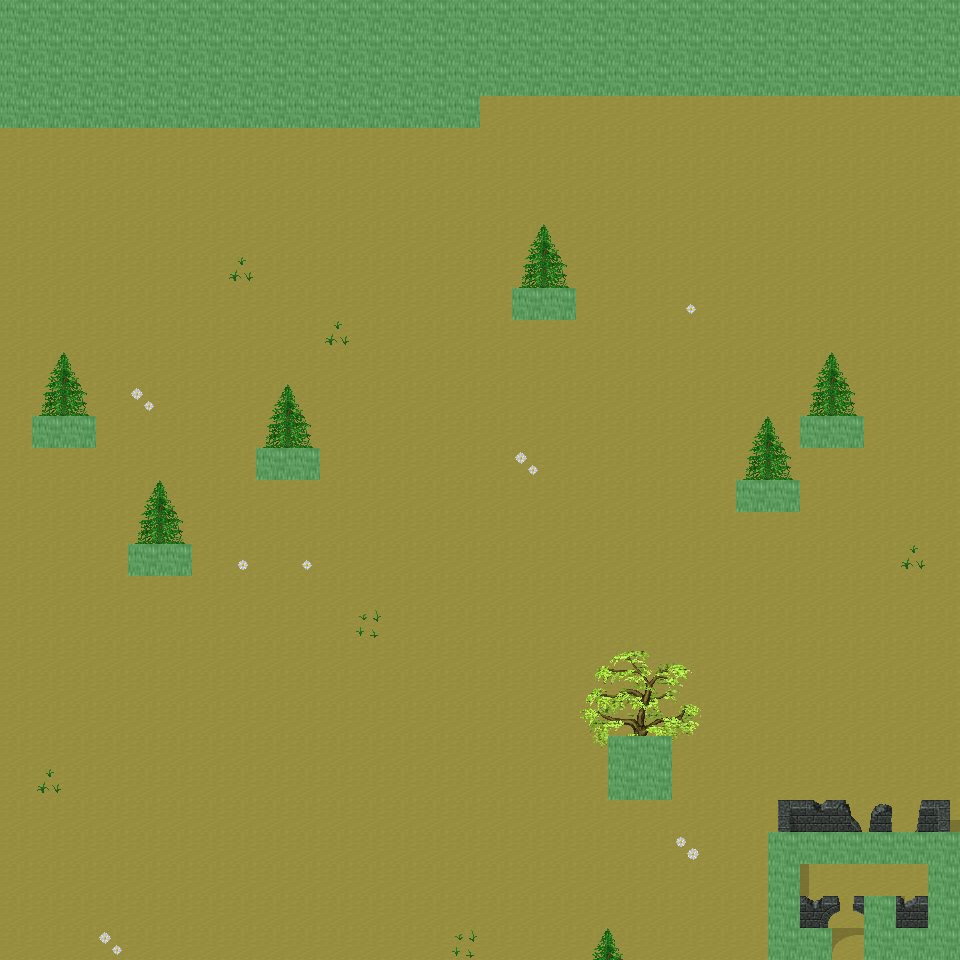

The image is a tile-based game level rendered from a .tmx file. Its description and source (layers, tilesets, objects; grid data summarised) follow:
An orthogonal 30x30 tile map with 32x32 px tiles, 6 tile layers (Ground, Object, Object2, Above, ...), 26 tilesets and 4 objects (4x mapExit).

<map version="1.0" orientation="orthogonal" renderorder="right-down" width="30" height="30" tilewidth="32" tileheight="32" nextobjectid="5">
  <tileset firstgid="1" name="tileset_ground_ground" tilewidth="32" tileheight="32" tilecount="33" columns="3">
    <image source="../drawable/tileset_ground_ground.png" width="96" height="352" />
  </tileset>
  <tileset firstgid="34" name="tileset_building_castle" tilewidth="32" tileheight="32" tilecount="320" columns="20">
    <image source="../drawable/tileset_building_castle.png" width="640" height="512" />
  </tileset>
  <tileset firstgid="354" name="tileset_furniture_carpet_carpets_2" tilewidth="32" tileheight="32" tilecount="20" columns="4">
    <image source="../drawable/tileset_furniture_carpet_carpets_2.png" width="128" height="160" />
  </tileset>
  <tileset firstgid="374" name="tileset_ground_indoor_tiles" tilewidth="32" tileheight="32" tilecount="8" columns="2">
    <image source="../drawable/tileset_ground_indoor_tiles.png" width="64" height="128" />
  </tileset>
  <tileset firstgid="382" name="tileset_ground_water_pool" tilewidth="32" tileheight="32" tilecount="72" columns="3">
    <image source="../drawable/tileset_ground_water_pool.png" width="96" height="768" />
  </tileset>
  <tileset firstgid="454" name="tileset_ground_ridge_earth_dark" tilewidth="32" tileheight="32" tilecount="96" columns="12">
    <image source="../drawable/tileset_ground_ridge_earth_dark.png" width="384" height="256" />
  </tileset>
  <tileset firstgid="550" name="tileset_logic_collision" tilewidth="32" tileheight="32" tilecount="1" columns="1">
    <image source="../drawable/tileset_logic_collision.png" width="32" height="32" />
  </tileset>
  <tileset firstgid="551" name="tileset_building_wall_stone_grey" tilewidth="32" tileheight="32" tilecount="12" columns="3">
    <image source="../drawable/tileset_building_wall_stone_grey.png" width="96" height="128" />
  </tileset>
  <tileset firstgid="563" name="tileset_building_roof_green" tilewidth="32" tileheight="32" tilecount="20" columns="5">
    <image source="../drawable/tileset_building_roof_green.png" width="160" height="128" />
  </tileset>
  <tileset firstgid="583" name="tileset_ground_ladder_horizontal_dark" tilewidth="32" tileheight="32" tilecount="3" columns="1">
    <image source="../drawable/tileset_ground_ladder_horizontal_dark.png" width="32" height="96" />
  </tileset>
  <tileset firstgid="586" name="tileset_building_house_pink_blue" tilewidth="32" tileheight="32" tilecount="99" columns="11">
    <image source="../drawable/tileset_building_house_pink_blue.png" width="352" height="288" />
  </tileset>
  <tileset firstgid="685" name="tileset_ground_mossy_brick_paving" tilewidth="32" tileheight="32" tilecount="9" columns="3">
    <image source="../drawable/tileset_ground_mossy_brick_paving.png" width="96" height="96" />
  </tileset>
  <tileset firstgid="694" name="tileset_plant_tree_locust_tree" tilewidth="32" tileheight="32" tilecount="20" columns="4">
    <image source="../drawable/tileset_plant_tree_locust_tree.png" width="128" height="160" />
  </tileset>
  <tileset firstgid="714" name="tileset_plant_tree_spruce" tilewidth="32" tileheight="32" tilecount="6" columns="2">
    <image source="../drawable/tileset_plant_tree_spruce.png" width="64" height="96" />
  </tileset>
  <tileset firstgid="720" name="tileset_plant_flower_flowers_mixed" tilewidth="32" tileheight="32" tilecount="16" columns="4">
    <image source="../drawable/tileset_plant_flower_flowers_mixed.png" width="128" height="128" />
  </tileset>
  <tileset firstgid="736" name="tileset_ground_cobbled_paving" tilewidth="32" tileheight="32" tilecount="1" columns="1">
    <image source="../drawable/tileset_ground_cobbled_paving.png" width="32" height="32" />
  </tileset>
  <tileset firstgid="737" name="tileset_plant_flower_daisy_white" tilewidth="32" tileheight="32" tilecount="8" columns="2">
    <image source="../drawable/tileset_plant_flower_daisy_white.png" width="64" height="128" />
  </tileset>
  <tileset firstgid="745" name="tileset_item_postbox" tilewidth="32" tileheight="32" tilecount="4" columns="2">
    <image source="../drawable/tileset_item_postbox.png" width="64" height="64" />
  </tileset>
  <tileset firstgid="749" name="tileset_item_postbox_2" tilewidth="32" tileheight="32" tilecount="2" columns="1">
    <image source="../drawable/tileset_item_postbox_2.png" width="32" height="64" />
  </tileset>
  <tileset firstgid="751" name="tileset_furniture_table_tree_stump_table" tilewidth="32" tileheight="32" tilecount="4" columns="2">
    <image source="../drawable/tileset_furniture_table_tree_stump_table.png" width="64" height="64" />
  </tileset>
  <tileset firstgid="755" name="tileset_plant_stump_int_small_stump" tilewidth="32" tileheight="32" tilecount="1" columns="1">
    <image source="../drawable/tileset_plant_stump_int_small_stump.png" width="32" height="32" />
  </tileset>
  <tileset firstgid="756" name="tileset_plant_grasses" tilewidth="32" tileheight="32" tilecount="6" columns="3">
    <image source="../drawable/tileset_plant_grasses.png" width="96" height="64" />
  </tileset>
  <tileset firstgid="762" name="tileset_building_fence_wooden_brown_fence" tilewidth="32" tileheight="32" tilecount="42" columns="7">
    <image source="../drawable/tileset_building_fence_wooden_brown_fence.png" width="224" height="192" />
  </tileset>
  <tileset firstgid="804" name="tileset_ground_green_paving" tilewidth="32" tileheight="32" tilecount="18" columns="3">
    <image source="../drawable/tileset_ground_green_paving.png" width="96" height="192" />
  </tileset>
  <tileset firstgid="822" name="tileset_building_stone_ruins" tilewidth="32" tileheight="32" tilecount="72" columns="6">
    <image source="../drawable/tileset_building_stone_ruins.png" width="192" height="384" />
  </tileset>
  <tileset firstgid="894" name="tileset_logic_creature_insect" tilewidth="32" tileheight="32" tilecount="5" columns="5">
    <image source="../drawable/tileset_logic_creature_insect.png" width="160" height="32" />
  </tileset>
  <layer name="Ground" width="30" height="30">
    <data>[900 cells, 900 non-empty, 1 distinct tile ids]</data>
  </layer>
  <layer name="Object" width="30" height="30">
    <data>[900 cells, 136 non-empty, 32 distinct tile ids]</data>
  </layer>
  <layer name="Object2" width="30" height="30">
    <data>[900 cells, 3 non-empty, 3 distinct tile ids]</data>
  </layer>
  <layer name="Above" width="30" height="30">
    <data>[900 cells, 52 non-empty, 30 distinct tile ids]</data>
  </layer>
  <layer name="Above2" width="30" height="30">
    <data>[900 cells, 0 non-empty, 0 distinct tile ids]</data>
  </layer>
  <layer name="Walkable" width="30" height="30">
    <data>[900 cells, 137 non-empty, 1 distinct tile ids]</data>
  </layer>
  <objectgroup name="MapEvents">
    <object id="1" name="south" type="mapExit" x="0" y="928" width="768" height="32">
      <properties>
        <property name="map" value="level_0_x222_y9" />
        <property name="x" value="0" />
        <property name="y" value="1" />
      </properties>
    </object>
    <object id="2" name="south2" type="mapExit" x="832" y="928" width="32" height="32">
      <properties>
        <property name="map" value="level_0_x222_y9" />
        <property name="x" value="26" />
        <property name="y" value="1" />
      </properties>
    </object>
    <object id="3" name="west" type="mapExit" x="0" y="128" width="32" height="832">
      <properties>
        <property name="map" value="level_0_x221_y8" />
        <property name="x" value="28" />
        <property name="y" value="4" />
      </properties>
    </object>
    <object id="4" name="east" type="mapExit" x="928" y="96" width="32" height="736">
      <properties>
        <property name="map" value="level_0_x223_y8" />
        <property name="x" value="1" />
        <property name="y" value="3" />
      </properties>
    </object>
  </objectgroup>
</map>
